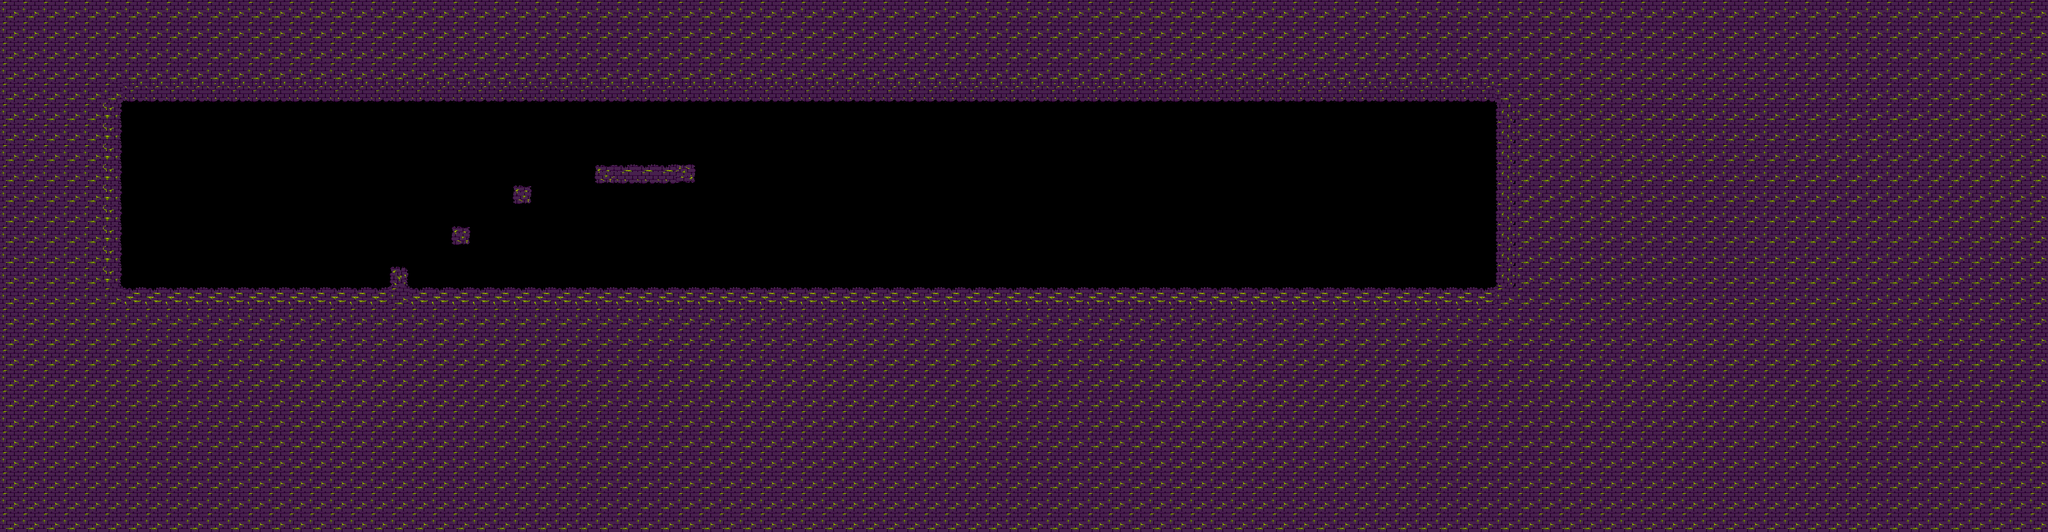

A level layout from a 2D game, rendered from its tile map. Below: a short description, then the map file with its tile-grid data intact:
An orthogonal 100x26 tile map with 32x32 px tiles, 1 tile layer (Capa de Patrones 1) and 16 objects.

<map version="1.0" orientation="orthogonal" renderorder="right-down" width="100" height="26" tilewidth="32" tileheight="32" nextobjectid="1">
 <tileset firstgid="1" name="Titles suelo2" tilewidth="32" tileheight="32" tilecount="72" columns="6">
  <image source="../Tilesets/Titles suelo2.png" trans="ff00ff" width="192" height="128" />
  <tile id="0">
   <objectgroup draworder="index">
    <object id="0" x="0" y="0" width="32" height="32" />
   </objectgroup>
  </tile>
  <tile id="1">
   <objectgroup draworder="index">
    <object id="0" x="0" y="0" width="32" height="32" />
   </objectgroup>
  </tile>
  <tile id="2">
   <objectgroup draworder="index">
    <object id="0" x="0" y="0" width="32" height="32" />
   </objectgroup>
  </tile>
  <tile id="3">
   <objectgroup draworder="index">
    <object id="0" x="0" y="0" width="32" height="32" />
   </objectgroup>
  </tile>
  <tile id="4">
   <objectgroup draworder="index">
    <object id="0" x="0" y="0" width="32" height="32" />
   </objectgroup>
  </tile>
  <tile id="5">
   <objectgroup draworder="index">
    <object id="0" x="0" y="0" width="32" height="32" />
   </objectgroup>
  </tile>
  <tile id="6">
   <objectgroup draworder="index">
    <object id="0" x="0" y="0" width="32" height="32" />
   </objectgroup>
  </tile>
  <tile id="7">
   <objectgroup draworder="index">
    <object id="0" x="0" y="0" width="32" height="32" />
   </objectgroup>
  </tile>
  <tile id="8">
   <objectgroup draworder="index">
    <object id="0" x="0" y="0" width="32" height="32" />
   </objectgroup>
  </tile>
  <tile id="9">
   <objectgroup draworder="index">
    <object id="0" x="0" y="0" width="32" height="32" />
   </objectgroup>
  </tile>
  <tile id="10">
   <objectgroup draworder="index">
    <object id="0" x="0" y="0" width="32" height="32" />
   </objectgroup>
  </tile>
  <tile id="11">
   <objectgroup draworder="index">
    <object id="0" x="0" y="0" width="32" height="32" />
   </objectgroup>
  </tile>
  <tile id="12">
   <objectgroup draworder="index">
    <object id="0" x="0" y="0" width="32" height="32" />
   </objectgroup>
  </tile>
  <tile id="13">
   <objectgroup draworder="index">
    <object id="0" x="0" y="0" width="32" height="32" />
   </objectgroup>
  </tile>
  <tile id="14">
   <objectgroup draworder="index">
    <object id="0" x="0" y="0" width="32" height="32" />
   </objectgroup>
  </tile>
  <tile id="16">
   <objectgroup draworder="index">
    <object id="0" x="0" y="0" width="32" height="32" />
   </objectgroup>
  </tile>
 </tileset>
 <layer name="Capa de Patrones 1" width="100" height="26">
  <data encoding="csv">
8,8,8,8,8,8,8,8,8,8,8,8,8,8,8,8,8,8,8,8,8,8,8,8,8,8,8,8,8,8,8,8,8,8,8,8,8,8,8,8,8,8,8,8,8,8,8,8,8,8,8,8,8,8,8,8,8,8,8,8,8,8,8,8,8,8,8,8,8,8,8,8,8,8,8,8,8,8,8,8,8,8,8,8,8,8,8,8,8,8,8,8,8,8,8,8,8,8,8,8,
8,8,8,8,8,8,8,8,8,8,8,8,8,8,8,8,8,8,8,8,8,8,8,8,8,8,8,8,8,8,8,8,8,8,8,8,8,8,8,8,8,8,8,8,8,8,8,8,8,8,8,8,8,8,8,8,8,8,8,8,8,8,8,8,8,8,8,8,8,8,8,8,8,8,8,8,8,8,8,8,8,8,8,8,8,8,8,8,8,8,8,8,8,8,8,8,8,8,8,8,
8,8,8,8,8,8,8,8,8,8,8,8,8,8,8,8,8,8,8,8,8,8,8,8,8,8,8,8,8,8,8,8,8,8,8,8,8,8,8,8,8,8,8,8,8,8,8,8,8,8,8,8,8,8,8,8,8,8,8,8,8,8,8,8,8,8,8,8,8,8,8,8,8,8,8,8,8,8,8,8,8,8,8,8,8,8,8,8,8,8,8,8,8,8,8,8,8,8,8,8,
8,8,8,8,8,8,8,8,8,8,8,8,8,8,8,8,8,8,8,8,8,8,8,8,8,8,8,8,8,8,8,8,8,8,8,8,8,8,8,8,8,8,8,8,8,8,8,8,8,8,8,8,8,8,8,8,8,8,8,8,8,8,8,8,8,8,8,8,8,8,8,8,8,8,8,8,8,8,8,8,8,8,8,8,8,8,8,8,8,8,8,8,8,8,8,8,8,8,8,8,
8,8,8,8,8,8,14,14,14,14,14,14,14,14,14,14,14,14,14,14,14,14,14,14,14,14,14,14,14,14,14,14,14,14,14,14,14,14,14,14,14,14,14,14,14,14,14,14,14,14,14,14,14,14,14,14,14,14,14,14,14,14,14,14,14,14,14,14,14,14,14,14,14,8,8,8,8,8,8,8,8,8,8,8,8,8,8,8,8,8,8,8,8,8,8,8,8,8,8,8,
8,8,8,8,8,9,0,0,0,0,0,0,0,0,0,0,0,0,0,0,0,0,0,0,0,0,0,0,0,0,0,0,0,0,0,0,0,0,0,0,0,0,0,0,0,0,0,0,0,0,0,0,0,0,0,0,0,0,0,0,0,0,0,0,0,0,0,0,0,0,0,0,0,7,8,8,8,8,8,8,8,8,8,8,8,8,8,8,8,8,8,8,8,8,8,8,8,8,8,8,
8,8,8,8,8,9,0,0,0,0,0,0,0,0,0,0,0,0,0,0,0,0,0,0,0,0,0,0,0,0,0,0,0,0,0,0,0,0,0,0,0,0,0,0,0,0,0,0,0,0,0,0,0,0,0,0,0,0,0,0,0,0,0,0,0,0,0,0,0,0,0,0,0,7,8,8,8,8,8,8,8,8,8,8,8,8,8,8,8,8,8,8,8,8,8,8,8,8,8,8,
8,8,8,8,8,9,0,0,0,0,0,0,0,0,0,0,0,0,0,0,0,0,0,0,0,0,0,0,0,0,0,0,0,0,0,0,0,0,0,0,0,0,0,0,0,0,0,0,0,0,0,0,0,0,0,0,0,0,0,0,0,0,0,0,0,0,0,0,0,0,0,0,0,7,8,8,8,8,8,8,8,8,8,8,8,8,8,8,8,8,8,8,8,8,8,8,8,8,8,8,
8,8,8,8,8,9,0,0,0,0,0,0,0,0,0,0,0,0,0,0,0,0,0,0,0,0,0,0,0,10,4,4,4,12,0,0,0,0,0,0,0,0,0,0,0,0,0,0,0,0,0,0,0,0,0,0,0,0,0,0,0,0,0,0,0,0,0,0,0,0,0,0,0,7,8,8,8,8,8,8,8,8,8,8,8,8,8,8,8,8,8,8,8,8,8,8,8,8,8,8,
8,8,8,8,8,9,0,0,0,0,0,0,0,0,0,0,0,0,0,0,0,0,0,0,0,11,0,0,0,0,0,0,0,0,0,0,0,0,0,0,0,0,0,0,0,0,0,0,0,0,0,0,0,0,0,0,0,0,0,0,0,0,0,0,0,0,0,0,0,0,0,0,0,7,8,8,8,8,8,8,8,8,8,8,8,8,8,8,8,8,8,8,8,8,8,8,8,8,8,8,
8,8,8,8,8,9,0,0,0,0,0,0,0,0,0,0,0,0,0,0,0,0,0,0,0,0,0,0,0,0,0,0,0,0,0,0,0,0,0,0,0,0,0,0,0,0,0,0,0,0,0,0,0,0,0,0,0,0,0,0,0,0,0,0,0,0,0,0,0,0,0,0,0,7,8,8,8,8,8,8,8,8,8,8,8,8,8,8,8,8,8,8,8,8,8,8,8,8,8,8,
8,8,8,8,8,9,0,0,0,0,0,0,0,0,0,0,0,0,0,0,0,0,11,0,0,0,0,0,0,0,0,0,0,0,0,0,0,0,0,0,0,0,0,0,0,0,0,0,0,0,0,0,0,0,0,0,0,0,0,0,0,0,0,0,0,0,0,0,0,0,0,0,0,7,8,8,8,8,8,8,8,8,8,8,8,8,8,8,8,8,8,8,8,8,8,8,8,8,8,8,
8,8,8,8,8,9,0,0,0,0,0,0,0,0,0,0,0,0,0,0,0,0,0,0,0,0,0,0,0,0,0,0,0,0,0,0,0,0,0,0,0,0,0,0,0,0,0,0,0,0,0,0,0,0,0,0,0,0,0,0,0,0,0,0,0,0,0,0,0,0,0,0,0,7,8,8,8,8,8,8,8,8,8,8,8,8,8,8,8,8,8,8,8,8,8,8,8,8,8,8,
8,8,8,8,8,9,0,0,0,0,0,0,0,0,0,0,0,0,0,5,0,0,0,0,0,0,0,0,0,0,0,0,0,0,0,0,0,0,0,0,0,0,0,0,0,0,0,0,0,0,0,0,0,0,0,0,0,0,0,0,0,0,0,0,0,0,0,0,0,0,0,0,0,7,8,8,8,8,8,8,8,8,8,8,8,8,8,8,8,8,8,8,8,8,8,8,8,8,8,8,
8,8,8,8,8,8,2,2,2,2,2,2,2,2,2,2,2,2,2,8,2,2,2,2,2,2,2,2,2,2,2,2,2,2,2,2,2,2,2,2,2,2,2,2,2,2,2,2,2,2,2,2,2,2,2,2,2,2,2,2,2,2,2,2,2,2,2,2,2,2,2,2,2,8,8,8,8,8,8,8,8,8,8,8,8,8,8,8,8,8,8,8,8,8,8,8,8,8,8,8,
8,8,8,8,8,8,8,8,8,8,8,8,8,8,8,8,8,8,8,8,8,8,8,8,8,8,8,8,8,8,8,8,8,8,8,8,8,8,8,8,8,8,8,8,8,8,8,8,8,8,8,8,8,8,8,8,8,8,8,8,8,8,8,8,8,8,8,8,8,8,8,8,8,8,8,8,8,8,8,8,8,8,8,8,8,8,8,8,8,8,8,8,8,8,8,8,8,8,8,8,
8,8,8,8,8,8,8,8,8,8,8,8,8,8,8,8,8,8,8,8,8,8,8,8,8,8,8,8,8,8,8,8,8,8,8,8,8,8,8,8,8,8,8,8,8,8,8,8,8,8,8,8,8,8,8,8,8,8,8,8,8,8,8,8,8,8,8,8,8,8,8,8,8,8,8,8,8,8,8,8,8,8,8,8,8,8,8,8,8,8,8,8,8,8,8,8,8,8,8,8,
8,8,8,8,8,8,8,8,8,8,8,8,8,8,8,8,8,8,8,8,8,8,8,8,8,8,8,8,8,8,8,8,8,8,8,8,8,8,8,8,8,8,8,8,8,8,8,8,8,8,8,8,8,8,8,8,8,8,8,8,8,8,8,8,8,8,8,8,8,8,8,8,8,8,8,8,8,8,8,8,8,8,8,8,8,8,8,8,8,8,8,8,8,8,8,8,8,8,8,8,
8,8,8,8,8,8,8,8,8,8,8,8,8,8,8,8,8,8,8,8,8,8,8,8,8,8,8,8,8,8,8,8,8,8,8,8,8,8,8,8,8,8,8,8,8,8,8,8,8,8,8,8,8,8,8,8,8,8,8,8,8,8,8,8,8,8,8,8,8,8,8,8,8,8,8,8,8,8,8,8,8,8,8,8,8,8,8,8,8,8,8,8,8,8,8,8,8,8,8,8,
8,8,8,8,8,8,8,8,8,8,8,8,8,8,8,8,8,8,8,8,8,8,8,8,8,8,8,8,8,8,8,8,8,8,8,8,8,8,8,8,8,8,8,8,8,8,8,8,8,8,8,8,8,8,8,8,8,8,8,8,8,8,8,8,8,8,8,8,8,8,8,8,8,8,8,8,8,8,8,8,8,8,8,8,8,8,8,8,8,8,8,8,8,8,8,8,8,8,8,8,
8,8,8,8,8,8,8,8,8,8,8,8,8,8,8,8,8,8,8,8,8,8,8,8,8,8,8,8,8,8,8,8,8,8,8,8,8,8,8,8,8,8,8,8,8,8,8,8,8,8,8,8,8,8,8,8,8,8,8,8,8,8,8,8,8,8,8,8,8,8,8,8,8,8,8,8,8,8,8,8,8,8,8,8,8,8,8,8,8,8,8,8,8,8,8,8,8,8,8,8,
8,8,8,8,8,8,8,8,8,8,8,8,8,8,8,8,8,8,8,8,8,8,8,8,8,8,8,8,8,8,8,8,8,8,8,8,8,8,8,8,8,8,8,8,8,8,8,8,8,8,8,8,8,8,8,8,8,8,8,8,8,8,8,8,8,8,8,8,8,8,8,8,8,8,8,8,8,8,8,8,8,8,8,8,8,8,8,8,8,8,8,8,8,8,8,8,8,8,8,8,
8,8,8,8,8,8,8,8,8,8,8,8,8,8,8,8,8,8,8,8,8,8,8,8,8,8,8,8,8,8,8,8,8,8,8,8,8,8,8,8,8,8,8,8,8,8,8,8,8,8,8,8,8,8,8,8,8,8,8,8,8,8,8,8,8,8,8,8,8,8,8,8,8,8,8,8,8,8,8,8,8,8,8,8,8,8,8,8,8,8,8,8,8,8,8,8,8,8,8,8,
8,8,8,8,8,8,8,8,8,8,8,8,8,8,8,8,8,8,8,8,8,8,8,8,8,8,8,8,8,8,8,8,8,8,8,8,8,8,8,8,8,8,8,8,8,8,8,8,8,8,8,8,8,8,8,8,8,8,8,8,8,8,8,8,8,8,8,8,8,8,8,8,8,8,8,8,8,8,8,8,8,8,8,8,8,8,8,8,8,8,8,8,8,8,8,8,8,8,8,8,
8,8,8,8,8,8,8,8,8,8,8,8,8,8,8,8,8,8,8,8,8,8,8,8,8,8,8,8,8,8,8,8,8,8,8,8,8,8,8,8,8,8,8,8,8,8,8,8,8,8,8,8,8,8,8,8,8,8,8,8,8,8,8,8,8,8,8,8,8,8,8,8,8,8,8,8,8,8,8,8,8,8,8,8,8,8,8,8,8,8,8,8,8,8,8,8,8,8,8,8,
8,8,8,8,8,8,8,8,8,8,8,8,8,8,8,8,8,8,8,8,8,8,8,8,8,8,8,8,8,8,8,8,8,8,8,8,8,8,8,8,8,8,8,8,8,8,8,8,8,8,8,8,8,8,8,8,8,8,8,8,8,8,8,8,8,8,8,8,8,8,8,8,8,8,8,8,8,8,8,8,8,8,8,8,8,8,8,8,8,8,8,8,8,8,8,8,8,8,8,8
</data>
 </layer>
</map>
